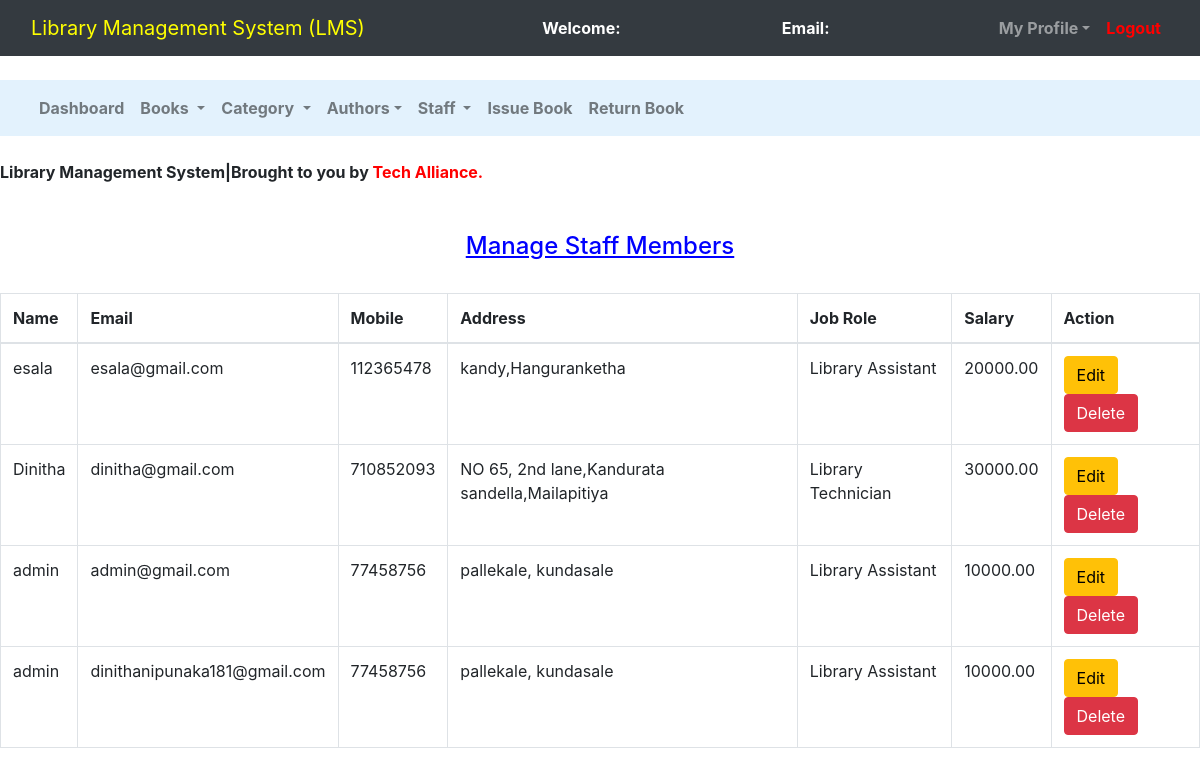
Page /admin/manage_staff.php on the committed database.
### tables this page shows
CREATE TABLE `staff` (
  `s_id` int(11) NOT NULL,
  `name` varchar(50) NOT NULL,
  `email` varchar(100) NOT NULL,
  `password` varchar(100) NOT NULL,
  `mobile` int(10) NOT NULL,
  `address` varchar(200) NOT NULL,
  `job_role` varchar(100) NOT NULL,
  `salary` decimal(10,2) NOT NULL
);

### admin/manage_staff.php (the view, shortened to what this page needs)
<!DOCTYPE html>
<html>
<head>
	<link rel="stylesheet" type="text/css" href="../bootstrap-4.4.1/css/bootstrap.min.css">
</head>
<body>
	<nav class="navbar navbar-expand-lg navbar-dark bg-dark">
		<div class="container-fluid">
			<div class="navbar-header">
				<a class="navbar-brand" href="admin_dashboard.php"style=color:yellow;>Library Management System (LMS)</style></a>
			</div>
			<font style="color: white"><span><strong>Welcome: <?php echo $_SESSION['name'];?></strong></span></font>
			<font style="color: white"><span><strong>Email: <?php echo $_SESSION['email'];?></strong></font>
		    <ul class="nav navbar-nav navbar-right">
		      <li class="nav-item dropdown">
	        	<a class="nav-link dropdown-toggle" data-toggle="dropdown"><b>My Profile</b></a>
		      </li>
		      <li class="nav-item">
		        <a class="nav-link" href="../logout.php"style=color:red;><b>Logout</b></style></a>
		      </li>
		    </ul>
		</div>
	</nav><br>
	<nav class="navbar navbar-expand-lg navbar-light" style="background-color: #e3f2fd">
		<div class="container-fluid">
		    <ul class="nav navbar-nav navbar-center">
		      <li class="nav-item">
		        <a class="nav-link" href="admin_dashboard.php"><b>Dashboard</b></a>
		      </li>
		      <li class="nav-item dropdown">
	        	<a class="nav-link dropdown-toggle" data-toggle="dropdown"><b>Books</b> </a>
		      </li>
		      <li class="nav-item dropdown">
	        	<a class="nav-link dropdown-toggle" data-toggle="dropdown"><b>Category</b> </a>
		      </li>
		      <li class="nav-item dropdown">
	        	<a class="nav-link dropdown-toggle" data-toggle="dropdown"><b>Authors</b></a>
		      </li>
			  <li class="nav-item dropdown">
	        	<a class="nav-link dropdown-toggle" data-toggle="dropdown"><b>Staff </b></a>
		      </li>
	          <li class="nav-item">
		        <a class="nav-link" href="issue_book.php"><b>Issue Book</b></a>
		      </li>
			  <li class="nav-item">
		        <a class="nav-link" href="return_book.php"><b>Return Book</b></a>
		      </li>
		    </ul>
		</div>
	</nav><br>
	<span><marquee><b>Library Management System|Brought to you by <span style=color:red;>Tech Alliance</style>.</b></marquee></span><br><br>
		<center><h4 style=color:blue;><u>Manage Staff Members</u></style></h4><br></center>
		<div class="row">
			<div class="col-md-12">
				<table class="table table-bordered table-hover">
					<thead>
						<tr>
							<th>Name</th>
							<th>Email</th>
							<th>Mobile</th>
							<th>Address</th>
							<th>Job Role</th>
							<th>Salary</th>
                            <th>Action</th>
						</tr>
					</thead>
					<?php
						$connection = mysqli_connect("localhost","root","");
						$query = "select * from staff";
						$query_run = mysqli_query($connection,$query);
						while ($row = mysqli_fetch_assoc($query_run)){
							?>
							<tr>
								<td><?php echo $row['name'];?></td>
								<td><?php echo $row['email'];?></td>
								<td><?php echo $row['mobile'];?></td>
								<td><?php echo $row['address'];?></td>
								<td><?php echo $row['job_role'];?></td>
								<td><?php echo $row['salary'];?></td>
								<td><button class="btn btn-warning" name=""><a href="edit_staff.php?bn=<?php echo $row['s_id'];?>"style=color:black;>Edit</a></button>
								<button class="btn btn-danger"><a href="delete_staff.php?bn=<?php echo $row['s_id'];?>"style=color:white;>Delete</a></button></td>
							</tr>
							<?php
						}
					?>
				</table>
			</div>
		</div>
</body>
</html>

### rows in the picture
staff: name "esala", email "esala@gmail.com", mobile "112365478", address "kandy,Hanguranketha", job_role "Library Assistant", salary "20000.00"
staff: name "Dinitha", email "dinitha@gmail.com", mobile "710852093", address "NO 65, 2nd lane,Kandurata sandella,Mailapitiya", job_role "Library Technician", salary "30000.00"
staff: name "admin", email "admin@gmail.com", mobile "77458756", address "pallekale, kundasale", job_role "Library Assistant", salary "10000.00"
staff: name "admin", email "dinithanipunaka181@gmail.com", mobile "77458756", address "pallekale, kundasale", job_role "Library Assistant", salary "10000.00"
